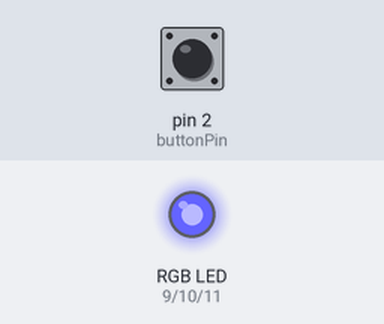
A sketch run on a simulated Arduino Uno, built with avr-gcc and run on an emulated ATmega328P. Parts: an RGB LED mixed from three pins (HIGH = lit). Inputs (shaded band) come from the test bench; at power-on: pin 2 (buttonPin) HIGH.

Above: at 1.2 s.
1.3 s: pin 2 (buttonPin) pulled LOW for 0.15 s
At 1.69 s:
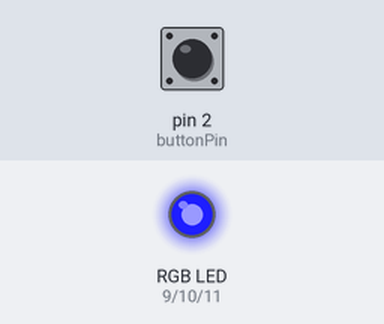
4.4 s: pin 2 (buttonPin) pulled LOW for 1 s
At 6.56 s:
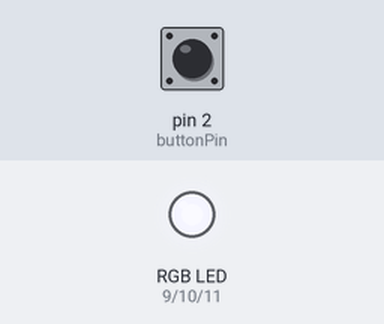
7.4 s: pin 2 (buttonPin) pulled LOW for 0.15 s
At 7.82 s:
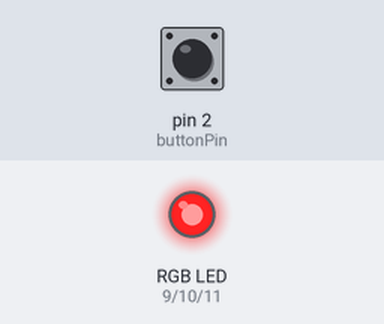
Timing chart, 0 to 25.4 s (numbered marks = the images above; inputs shaded):
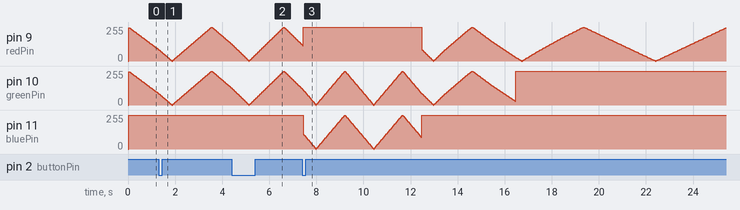

The sketch:

bunnylight.ino
```cpp
const int buttonPin = 2;    // 按鈕接腳 (IN)
const int redPin = 9;       // 紅光 PWM 接腳 (R)
const int greenPin = 10;    // 綠光 PWM 接腳 (G)
const int bluePin = 11;     // 藍光 PWM 接腳 (B)

int moodScore = 5;          // 初始心情分數 (0 到 10)
bool lastButtonState = HIGH;
unsigned long lastDebounceTime = 0;
unsigned long debounceDelay = 50;

unsigned long lastTouchTime = 0;
unsigned long lastScoreDecreaseTime = 0;

int brightness = 0;
int fadeAmount = 5;
unsigned long previousFadeMillis = 0;

void setup() {
  pinMode(buttonPin, INPUT_PULLUP);
  pinMode(redPin, OUTPUT);
  pinMode(greenPin, OUTPUT);
  pinMode(bluePin, OUTPUT);

  lastTouchTime = millis();
  lastScoreDecreaseTime = millis();
}

void loop() {
  unsigned long currentMillis = millis();

  int reading = digitalRead(buttonPin);
  if (reading != lastButtonState) {
    lastDebounceTime = currentMillis;
  }

  if ((currentMillis - lastDebounceTime) > debounceDelay) {
    static int actualButtonState = HIGH;
    if (reading != actualButtonState) {
      actualButtonState = reading;
      if (actualButtonState == LOW) {
        moodScore++;
        if (moodScore > 10) moodScore = 10;
        lastTouchTime = currentMillis;
      }
    }
  }
  lastButtonState = reading;

  if (currentMillis - lastTouchTime > 5000) {
    if (currentMillis - lastScoreDecreaseTime >= 1000) {
      lastScoreDecreaseTime = currentMillis;
      moodScore--;
      if (moodScore < 0) moodScore = 0;
    }
  }

  long dynamicFadeInterval = map(moodScore, 0, 10, 60, 15);

  if (currentMillis - previousFadeMillis >= dynamicFadeInterval) {
    previousFadeMillis = currentMillis;

    brightness = brightness + fadeAmount;
    if (brightness <= 0 || brightness >= 255) {
      fadeAmount = -fadeAmount;
    }

    // 共陽極邏輯反向運算 (0 最亮，255 熄滅)
    int r = 255, g = 255, b = 255;

    if (moodScore <= 3) {
      // 難過期：紅燈亮
      r = 255 - brightness;
      g = 255;
      b = 255;
    } else if (moodScore <= 7) {
      // 普通期：黃光
      r = 255 - brightness;
      g = 255 - brightness;
      b = 255;
    } else {
      // 開心狂歡期：藍綠光
      r = 255;
      g = 255 - brightness;
      b = 255 - brightness;
    }

    analogWrite(redPin, r);
    analogWrite(greenPin, g);
    analogWrite(bluePin, b);
  }
}
```
